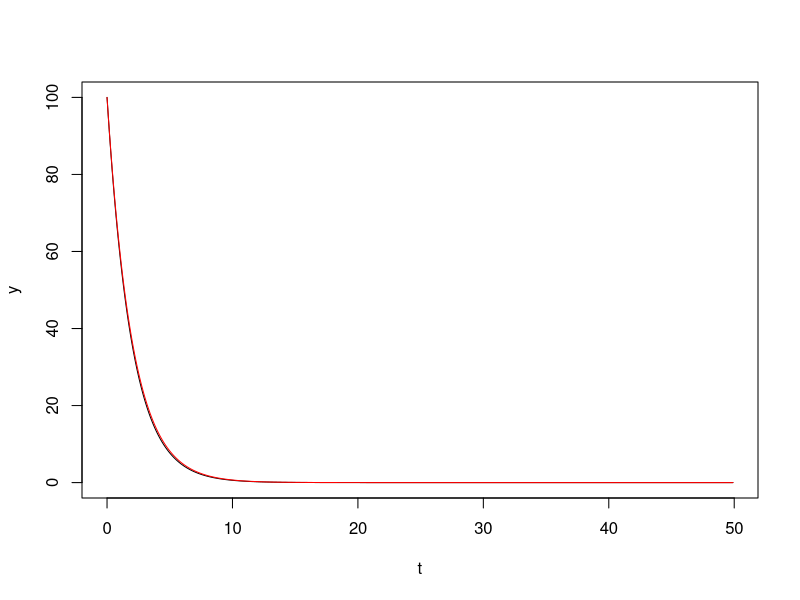

Recreate this plot in R.
#demonstration of Euler forward method in 1st order ODE: dy/dt=A*y


#constants
A<-  -0.5  #growth / decay rate
T<-  50    #integration time in time units
dt<-  .1     #step size in time units
Y0<- 100   #inital value


n<-T/dt          #number of time steps (time / timestep)
t<-(0:(n-1))*dt  #create a vector of discrete timesteps 
y<-vector()     #define an empty vector for the state variable y(t)
y[1]<-Y0        #assign initial value


for (i in 1:(n-1))
{
	y[i+1]<-y[i]+dt*A*y[i]  
}

plot(t,y,type="l") #plot the result against time

#additionaly plot the analytical solution in red
lines(t,Y0*exp(A*t),col="red")
